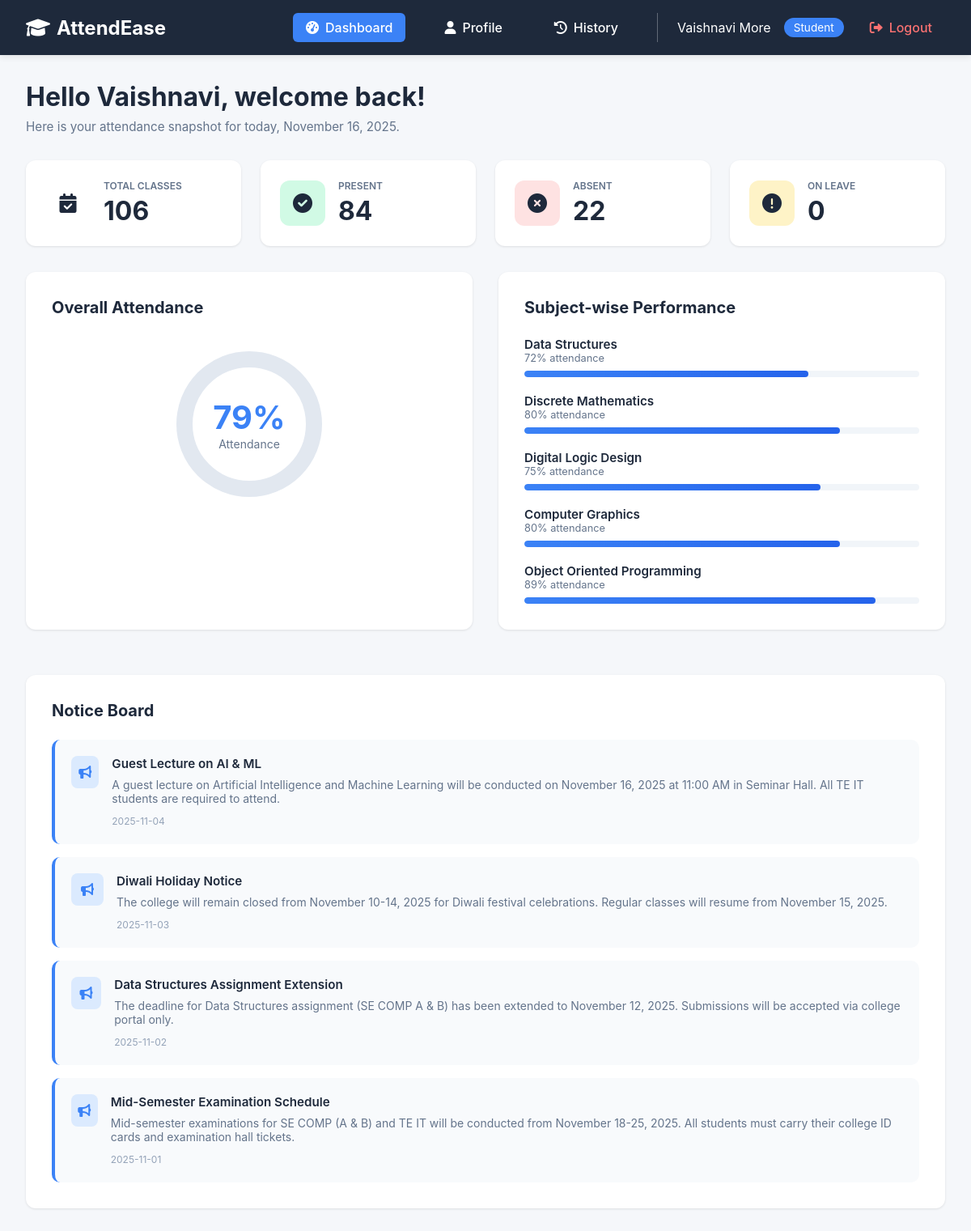
The app's page /dashboard (signed in) with its own data.
### tables this page shows
CREATE TABLE attendance (
            id INTEGER PRIMARY KEY AUTOINCREMENT,
            student_id INTEGER NOT NULL,
            date TEXT NOT NULL,
            subject TEXT NOT NULL,
            status TEXT NOT NULL,
            FOREIGN KEY (student_id) REFERENCES users(id)
        );

CREATE TABLE notices (
            id INTEGER PRIMARY KEY AUTOINCREMENT,
            title TEXT NOT NULL,
            content TEXT NOT NULL,
            author TEXT NOT NULL,
            created_at TEXT NOT NULL
        );

### app.py (the view)
@app.route('/dashboard')
@login_required
def student_dashboard():
    db = get_db()
    notices = db.execute("SELECT * FROM notices ORDER BY created_at DESC").fetchall()
    records = db.execute("SELECT status, subject FROM attendance WHERE student_id = ?", (session['user_id'],)).fetchall()
    total_days = len(records)
    present_days = sum(1 for r in records if r['status'] == 'Present')
    absent_days = sum(1 for r in records if r['status'] == 'Absent')
    leave_days = sum(1 for r in records if r['status'] == 'Leave')
    attendance_percentage = int(present_days / total_days * 100) if total_days > 0 else 0
    subjects = {}
    for r in records:
        subj = r['subject']
        subjects.setdefault(subj, {'present': 0, 'total': 0})
        subjects[subj]['total'] += 1
        if r['status'] == 'Present':
            subjects[subj]['present'] += 1
    subject_performance = [
        {"name": name, "percentage": int(data['present'] / data['total'] * 100) if data['total'] > 0 else 0}
        for name, data in subjects.items()
    ]
    current_date = date.today().strftime("%B %d, %Y")
    return render_template('dashboard.html',
        notices=notices,
        total_days=total_days,
        present_days=present_days,
        absent_days=absent_days,
        leave_days=leave_days,
        attendance_percentage=attendance_percentage,
        subject_performance=subject_performance,
        current_date=current_date
    )

### app.py (called while the page is built)
def get_db():
    db = getattr(g, '_database', None)
    if db is None:
        db = g._database = sqlite3.connect(DATABASE)
        db.row_factory = sqlite3.Row
    return db

@app.teardown_appcontext
def close_connection(exception):
    db = getattr(g, '_database', None)
    if db is not None:
        db.close()

def login_required(f):
    @wraps(f)
    def decorated_function(*args, **kwargs):
        if 'user_id' not in session:
            flash("You must be logged in to view that page.", "error")
            return redirect(url_for('auth'))
        return f(*args, **kwargs)
    return decorated_function

### templates/dashboard.html (shortened to what this page needs)
{% extends "layout.html" %}
{% block content %}
<div class="dashboard-container">
    <header class="dashboard-header">
        <div>
            <h1>Hello {{ session.user_name.split()[0] }}, welcome back!</h1>
            <p class="subtitle">Here is your attendance snapshot for today, {{ current_date }}.</p>
        </div>
    </header>
    <div class="stats-grid">
        <div class="stat-card">
            <div class="stat-icon" style="background: var(--primary-light); color: var(--primary-color);">
                <i class="fas fa-calendar-check"></i>
            </div>
            <div class="stat-info">
                <h3>Total Classes</h3>
                <p class="stat-number">{{ total_days }}</p>
            </div>
        </div>
        <div class="stat-card">
            <div class="stat-icon" style="background: #d1fae5; color: var(--success-color);">
                <i class="fas fa-check-circle"></i>
            </div>
            <div class="stat-info">
                <h3>Present</h3>
                <p class="stat-number">{{ present_days }}</p>
            </div>
        </div>
        <div class="stat-card">
            <div class="stat-icon" style="background: #fee2e2; color: var(--danger-color);">
                <i class="fas fa-times-circle"></i>
            </div>
            <div class="stat-info">
                <h3>Absent</h3>
                <p class="stat-number">{{ absent_days }}</p>
            </div>
        </div>
        <div class="stat-card">
            <div class="stat-icon" style="background: #fef3c7; color: var(--warning-color);">
                <i class="fas fa-exclamation-circle"></i>
            </div>
            <div class="stat-info">
                <h3>On Leave</h3>
                <p class="stat-number">{{ leave_days }}</p>
            </div>
        </div>
    </div>
    <div class="two-column-layout">
        <div class="card">
            <h2>Overall Attendance</h2>
            <div class="attendance-circle">
                <svg width="200" height="200" viewBox="0 0 200 200">
                    <circle cx="100" cy="100" r="80" fill="none" stroke="#e2e8f0" stroke-width="20"/>
                    <circle cx="100" cy="100" r="80" fill="none" stroke="var(--primary-color)" stroke-width="20"
                            stroke-dasharray="{{ attendance_percentage * 5.026 }} 502.6"
                            stroke-linecap="round" transform="rotate(-90 100 100)"/>
                </svg>
                <div class="percentage-text">
                    <h3>{{ attendance_percentage }}%</h3>
                    <p>Attendance</p>
                </div>
            </div>
        </div>
        <div class="card">
            <h2>Subject-wise Performance</h2>
            <div class="subject-list">
                {% for subject in subject_performance %}
                <div class="subject-item">
                    <div class="subject-details">
                        <h4>{{ subject.name }}</h4>
                        <p>{{ subject.percentage }}% attendance</p>
                    </div>
                    <div class="progress-bar">
                        <div class="progress-fill" style="width: {{ subject.percentage }}%;"></div>
                    </div>
                </div>
                {% endfor %}
            </div>
        </div>
    </div>
    <div class="card">
        <h2>Notice Board</h2>
        <div class="notice-list">
            {% if notices %}
                {% for notice in notices %}
                <div class="notice-item">
                    <div class="notice-icon">
                        <i class="fas fa-bullhorn"></i>
                    </div>
                    <div class="notice-content">
                        <h4>{{ notice.title }}</h4>
                        <p>{{ notice.content }}</p>
                        <span class="notice-date">{{ notice.created_at }}</span>
                    </div>
                </div>
                {% endfor %}
            {% else %}
                <p class="no-data">No notices at the moment.</p>
            {% endif %}
        </div>
    </div>
</div>
{% endblock %}

### templates/layout.html (shortened to what this page needs)
<!DOCTYPE html>
<html lang="en">
<head>
    <link rel="stylesheet" href="https://cdnjs.cloudflare.com/ajax/libs/font-awesome/6.0.0/css/all.min.css">
</head>
<body>
    <nav class="top-navbar">
        <a href="{{ url_for('index') }}" class="navbar-brand">
            <i class="fas fa-graduation-cap"></i> AttendEase
        </a>
        <div class="navbar-menu">
            <a href="{{ url_for('student_dashboard') }}" {% if request.endpoint == 'student_dashboard' %}class="active"{% endif %}>
                <i class="fas fa-tachometer-alt"></i> Dashboard
            </a>
            <a href="{{ url_for('student_profile') }}" {% if request.endpoint == 'student_profile' %}class="active"{% endif %}>
                <i class="fas fa-user"></i> Profile
            </a>
            <a href="{{ url_for('attendance_history') }}" {% if request.endpoint == 'attendance_history' %}class="active"{% endif %}>
                <i class="fas fa-history"></i> History
            </a>
            <div class="user-info">
                <span>{{ session.user_name }}</span>
                <span class="user-role">Student</span>
                <a href="{{ url_for('logout') }}" class="logout-btn">
                    <i class="fas fa-sign-out-alt"></i> Logout
                </a>
            </div>
        </div>
    </nav>
    <div class="main-content">
        {% block content %}{% endblock %}
    </div>
</body>
</html>

### templates/layout.html (style rules this page uses)
* { margin: 0; padding: 0; box-sizing: border-box; }
body { font-family: -apple-system, BlinkMacSystemFont, 'Segoe UI', Roboto, sans-serif; background: #f5f7fa; color: #1e293b; }
.top-navbar { background: #1e293b; padding: 1rem 2rem; display: flex; justify-content: space-between; align-items: center; box-shadow: 0 2px 8px rgba(0,0,0,0.1); position: sticky; top: 0; z-index: 1000; }
.navbar-brand { color: white; font-size: 1.5rem; font-weight: 700; text-decoration: none; display: flex; align-items: center; gap: 0.5rem; }
.navbar-menu { display: flex; gap: 2rem; align-items: center; }
.navbar-menu a { color: white; text-decoration: none; font-weight: 500; padding: 0.5rem 1rem; border-radius: 6px; transition: all 0.2s; display: flex; align-items: center; gap: 0.5rem; }
.navbar-menu a:hover, .navbar-menu a.active { background: #3b82f6; }
.user-info { display: flex; align-items: center; gap: 1rem; color: white; padding-left: 1.5rem; border-left: 1px solid rgba(255,255,255,0.3); }
.user-role { background: #3b82f6; padding: 0.25rem 0.75rem; border-radius: 12px; font-size: 0.85rem; }
.logout-btn { color: #f87171 !important; }
.main-content { max-width: 1400px; margin: 0 auto; padding: 2rem; }
.subtitle { color: #64748b; font-size: 0.95rem; }
.card { background: white; padding: 2rem; border-radius: 12px; box-shadow: 0 1px 3px rgba(0,0,0,0.1); margin-bottom: 1.5rem; }
.card h2 { font-size: 1.25rem; font-weight: 700; color: #1e293b; margin-bottom: 1.5rem; }
.dashboard-container { width: 100%; }
.dashboard-header { margin-bottom: 2rem; }
.dashboard-header h1 { font-size: 2rem; font-weight: 700; color: #1e293b; margin-bottom: 0.5rem; }
.stats-grid { display: grid; grid-template-columns: repeat(auto-fit, minmax(240px, 1fr)); gap: 1.5rem; margin-bottom: 2rem; }
.stat-card { background: white; padding: 1.5rem; border-radius: 12px; box-shadow: 0 1px 3px rgba(0,0,0,0.1); display: flex; align-items: center; gap: 1rem; transition: transform 0.3s; }
.stat-icon { width: 56px; height: 56px; border-radius: 12px; display: flex; align-items: center; justify-content: center; font-size: 1.5rem; }
.stat-info h3 { font-size: 0.75rem; font-weight: 600; color: #64748b; text-transform: uppercase; margin-bottom: 0.25rem; }
.stat-number { font-size: 2rem; font-weight: 700; color: #1e293b; }
.two-column-layout { display: grid; grid-template-columns: repeat(auto-fit, minmax(400px, 1fr)); gap: 2rem; margin-bottom: 2rem; }
.attendance-circle { display: flex; justify-content: center; align-items: center; position: relative; margin: 2rem 0; }
.percentage-text { position: absolute; text-align: center; }
.percentage-text h3 { font-size: 2.5rem; font-weight: 700; color: #3b82f6; }
.percentage-text p { font-size: 0.875rem; color: #64748b; }
.subject-list { display: flex; flex-direction: column; gap: 1.25rem; }
.subject-item { display: flex; flex-direction: column; gap: 0.5rem; }
.subject-details h4 { font-size: 0.95rem; font-weight: 600; color: #1e293b; }
.subject-details p { font-size: 0.8rem; color: #64748b; }
.progress-bar { height: 8px; background: #f1f5f9; border-radius: 10px; overflow: hidden; }
.progress-fill { height: 100%; background: linear-gradient(90deg, #3b82f6, #2563eb); border-radius: 10px; }
.notice-list { display: flex; flex-direction: column; gap: 1rem; }
.notice-item { padding: 1.25rem; background: #f8fafc; border-radius: 10px; border-left: 4px solid #3b82f6; display: flex; gap: 1rem; }
.notice-icon { width: 40px; height: 40px; background: #dbeafe; color: #3b82f6; border-radius: 8px; display: flex; align-items: center; justify-content: center; }
.notice-content h4 { font-size: 0.95rem; font-weight: 600; color: #1e293b; margin-bottom: 0.5rem; }
.notice-content p { font-size: 0.875rem; color: #64748b; margin-bottom: 0.5rem; }
.notice-date { font-size: 0.75rem; color: #94a3b8; }

### records on screen
attendance: name "Data Structures", percentage "72"
attendance: name "Discrete Mathematics", percentage "80"
attendance: name "Digital Logic Design", percentage "75"
attendance: name "Computer Graphics", percentage "80"
attendance: name "Object Oriented Programming", percentage "89"
notices: title "Guest Lecture on AI & ML", content "A guest lecture on Artificial Intelligence and Machine Learning will be conducted on November 16, 2025 at 11:00 AM in Seminar Hall. All TE IT students are required to attend.", created_at "2025-11-04"
notices: title "Diwali Holiday Notice", content "The college will remain closed from November 10-14, 2025 for Diwali festival celebrations. Regular classes will resume from November 15, 2025.", created_at "2025-11-03"
notices: title "Data Structures Assignment Extension", content "The deadline for Data Structures assignment (SE COMP A & B) has been extended to November 12, 2025. Submissions will be accepted via college portal only.", created_at "2025-11-02"
notices: title "Mid-Semester Examination Schedule", content "Mid-semester examinations for SE COMP (A & B) and TE IT will be conducted from November 18-25, 2025. All students must carry their college ID cards and examination hall tickets.", created_at "2025-11-01"

### other values on screen
{{ session.user_name }} "Vaishnavi More"
{{ session.user_name.split()[0] }} "Vaishnavi"
{{ total_days }} "106"
{{ present_days }} "84"
{{ absent_days }} "22"
{{ leave_days }} "0"
{{ attendance_percentage }} "79"
